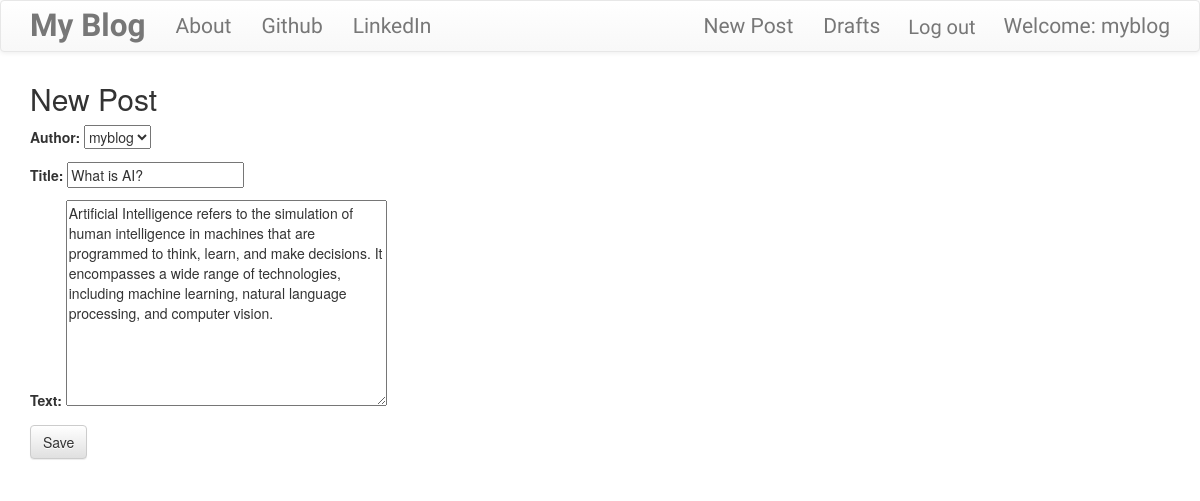
The app's page /post/14/edit/ (signed in) with its own data.
### blog/models.py (models this page shows, shortened)
class Post(models.Model):
    author = models.ForeignKey(User, on_delete=models.CASCADE)
    title = models.CharField(max_length=200)
    text = models.TextField()
    created_date = models.DateTimeField(default=timezone.now)
    published_date = models.DateTimeField(blank=True, null=True)

### blog/views.py (the view)
# urls.py: path('post/<int:pk>/edit/',views.PostUpdateView.as_view(),name='post_edit'),
class PostUpdateView(LoginRequiredMixin,UpdateView):
    login_url = '/login/'
    redirect_field_name = 'blog/post_detail.html'
    form_class = PostForms
    model = Post

### blog/forms.py
class PostForms(forms.ModelForm):
    class Meta:
        model = Post
        fields = ('author','title','text')
    widgets={
        'title': forms.TextInput(attrs={'class':'textinputclass'}),
        'text': forms.Textarea(attrs={'class':'editable medium-editor-textarea postcontent'}),
    }

### blog/templates/blog/post_form.html (shortened to what this page needs)
{% extends 'blog/base.html' %}
{% block content%}
   <h2>New Post</h2>
   <form class="post-form" method="POST">
    {{form.as_p}}
    <button type="submit" class='save btn btn-default' >Save</button>
   </form>
{% endblock %}

### blog/templates/blog/base.html (shortened to what this page needs)
{% load static %}
<html lang="en">
<head>
     <link rel="stylesheet" href="https://cdn.jsdelivr.net/npm/bootstrap@3.3.7/dist/css/bootstrap.min.css">
   <link rel="stylesheet" href="https://cdn.jsdelivr.net/npm/bootstrap@3.3.7/dist/css/bootstrap-theme.min.css">
    <link rel="stylesheet" href="//cdn.jsdelivr.net/npm/medium-editor@latest/dist/css/medium-editor.min.css" type="text/css" media="screen" charset="utf-8">
    <link rel="stylesheet" href="{% static 'blog/style.css' %}">
</head>
<body class="loader">
    <nav class="navbar navbar-default techfont custom-navbar">
        <div class="container">
            <ul class="nav navbar-nav">
                <li><a class="navbar-brand bigbrand" href="{% url 'post_list' %}">My Blog</a></li>
                <li><a href="{% url 'about' %}">About</a></li>
                <li><a href="https://www.github.com">Github</a></li>
                <li><a href="https://www.linkedin.com">LinkedIn</a></li>
            </ul>
            <ul class='nav navbar-nav navbar-right'>
                {% if user.is_authenticated %}
                    <li><a href="{% url 'post_new' %}">New Post</a></li>
                    <li><a href="{% url 'post_draft_list' %}">Drafts</a></li>
                    <li style="margin-top: 5px;">
                        <form method="post" action="{% url 'logout' %}" style="display: inline;">
                            <button type="submit" class="btn btn-link " style="font-size:20px;">
                            Log out
                            </button>
                        </form>
                    </li>
                    <li><a>Welcome: {{ user.username }}</a></li>
                {% else %}
                    <li><a class='nav navbar-right' href="{% url 'login' %}">
                        <span class='glyphicon glyphicon-user'></span> Login</a>
                    </li>
                {% endif %}
            </ul>
        </div>
    </nav>
    <div class="content container">
        <div class="row">
            <div class="col-md-8">
                <div class="blog_posts">
                    {% block content%}
                    {% endblock %}
                </div>
            </div>
        </div>
    </div>
</body>
</html>

### blog/static/blog/style.css (style rules this page uses)
.techfont { font-family: "Russo One", serif; font-size:1.5em; margin-bottom: 10px; }
.bigbrand { font-size: 1.5em; font-weight: bolder; }
.loader { filter:hue-rotate(0deg); color:linear-gradient(45deg,#0f8,#08f); animation:hue 10000ms infinite linear; }

### records on screen
Post: author "myblog", title "What is AI?", text "Artificial Intelligence refers to the simulation of human intelligence in machines that are programmed to think, learn, and make decisions. It encompasses a wide range of technologies, including machine learning, natural language processing, and computer vision."

### other values on screen
{{ user.username }} "myblog"
